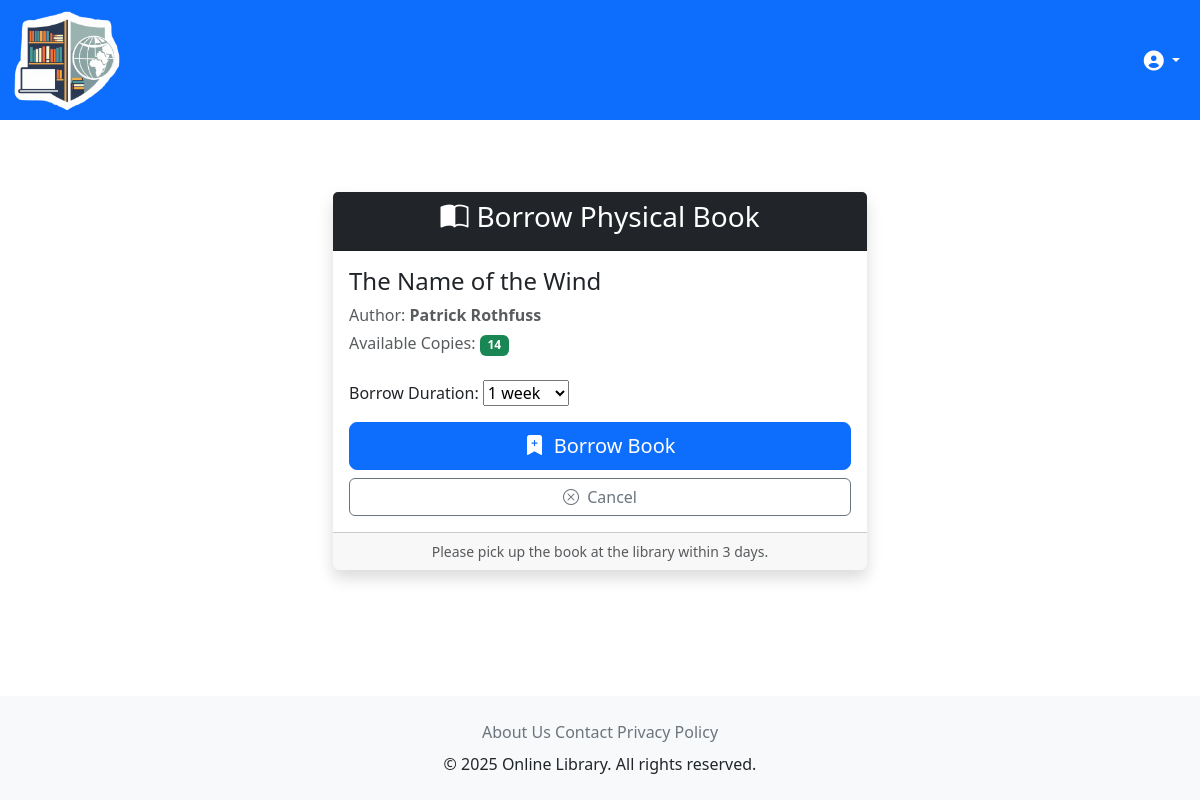
Page /borrow/physical/8/ on the committed database.
### books/models.py (models this page shows, shortened)
class Book(models.Model):
    id = models.AutoField(primary_key=True)
    title = models.CharField(max_length=200)
    author = models.CharField(max_length=100)
    description = models.TextField()
    isbn = models.CharField(max_length=13, unique=True)
    publisher = models.CharField(max_length=100)
    publication_year = models.IntegerField()
    total_copies = models.PositiveIntegerField(default=1)
    available_copies = models.PositiveIntegerField(default=1)
    cover_image = models.ImageField(upload_to='book_covers/', null=True, blank=True)
    genres = models.ManyToManyField(Genre)
    is_featured = models.BooleanField(default=False)
    created_at = models.DateTimeField(auto_now_add=True)
    updated_at = models.DateTimeField(auto_now=True)
    class Meta:
        ordering = ['-created_at']

### borrow/views.py (the view)
# urls.py: path('physical/<int:book_id>/', views.borrow_physical, name='borrow_physical'),
def borrow_physical(request, book_id):
    book = get_object_or_404(Book, id=book_id)
    if book.available_copies <= 0:
        messages.error(request, 'No physical copies available for borrowing.')
        return render(request,'borrow/borrow_physical.html', {
            'book': book,
            'form': None
        })
    if request.method == 'POST':
        existing = BorrowRecord.objects.filter(
            user=request.user,
            book=book,
            due_date__gte=now().date(),
            status__in=['pending', 'approved'],
        ).exists()
        if existing:
            messages.error(request, 'You have already borrowed this book and the period is still active.')
            return redirect('borrow:borrow_physical', book_id=book.id)
        form = PhysicalBorrowForm(request.POST)
        if form.is_valid():
            duration_days = int(form.cleaned_data['duration'])
            due_date = now().date() + timedelta(days=duration_days)
            borrow_record = BorrowRecord.objects.create(
                user=request.user,
                book=book,
                book_type='physical',
                borrowed_at=now().date(),
                due_date=due_date,
                request_id=uuid.uuid4().hex[:10].upper(),
                status='pending'
            )
            messages.success(request, f'Request submitted to librarian, please wait for approval.')
            return redirect('borrow:borrow_detail', record_id=borrow_record.id)
    else:
        form = PhysicalBorrowForm()
    return render(request, 'borrow/borrow_physical.html', {
        'book': book,
        'form': form
    })

### borrow/forms.py
class PhysicalBorrowForm(forms.Form):
    duration = forms.ChoiceField(choices=BORROW_DURATION_CHOICES, label="Borrow Duration")

### templates/borrow/borrow_physical.html (shortened to what this page needs)
{% extends 'base.html' %}
{% block content %}
<div class="container py-5">
    <div class="row justify-content-center">
        <div class="col-md-8 col-lg-6">
            <div class="card shadow border-0">
                <div class="card-header bg-dark text-white text-center">
                    <h3><i class="bi bi-book-half me-2"></i>Borrow Physical Book</h3>
                </div>
                <div class="card-body">
                    <h4 class="card-title">{{ book.title }}</h4>
                    <p class="text-muted mb-1">Author: <strong>{{ book.author }}</strong></p>
                    <p class="text-muted">Available Copies:
                        <span class="badge bg-success">{{ book.available_copies }}</span>
                    </p>
                    <form method="post" class="mt-4">
                        <div class="mb-3">
                            {{ form.as_p }}
                        </div>
                        <div class="d-grid gap-2">
                            <button type="submit" class="btn btn-primary btn-lg">
                                <i class="bi bi-bookmark-plus-fill me-1"></i> Borrow Book
                            </button>
                            <a href="{% url 'borrow:book_detail' book.id %}" class="btn btn-outline-secondary">
                                <i class="bi bi-x-circle me-1"></i> Cancel
                            </a>
                        </div>
                    </form>
                </div>
                <div class="card-footer text-muted text-center small">
                    Please pick up the book at the library within 3 days.
                </div>
            </div>
        </div>
    </div>
</div>
{% endblock %}

### rows in the picture
Book: title "The Name of the Wind", author "Patrick Rothfuss", available_copies "14"
